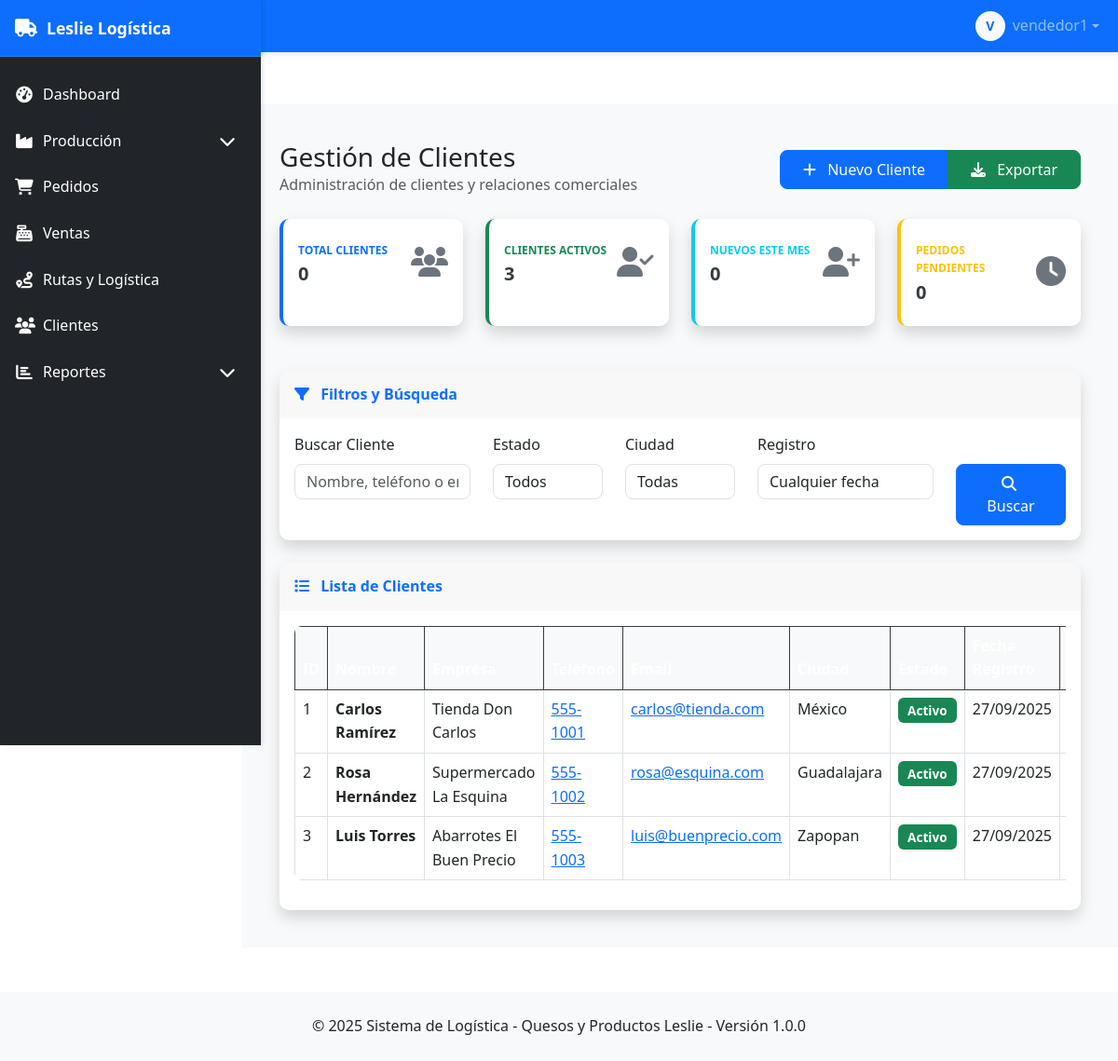
Page /clientes (signed in) on the committed database.
### tables this page shows
CREATE TABLE IF NOT EXISTS customers (
    id INT PRIMARY KEY AUTO_INCREMENT,
    code VARCHAR(20) UNIQUE NOT NULL,
    business_name VARCHAR(100) NOT NULL,
    contact_name VARCHAR(100),
    phone VARCHAR(20),
    email VARCHAR(100),
    address TEXT,
    city VARCHAR(50),
    state VARCHAR(50),
    postal_code VARCHAR(10),
    credit_limit DECIMAL(10,2) DEFAULT 0,
    credit_days INT DEFAULT 0,
    is_active BOOLEAN DEFAULT TRUE,
    created_at TIMESTAMP DEFAULT CURRENT_TIMESTAMP,
    updated_at TIMESTAMP DEFAULT CURRENT_TIMESTAMP ON UPDATE CURRENT_TIMESTAMP
);

### app/views/customers/index.php (the view, shortened to what the rows shown need)
<div class="container-fluid">
    <div class="row mb-4">
        <div class="col-12">
            <div class="d-flex justify-content-between align-items-center">
                <div>
                    <h1 class="h3 mb-0">Gestión de Clientes</h1>
                </div>
            </div>
        </div>
    </div>
    <div class="row">
        <div class="col-12">
            <div class="card shadow">
                <div class="card-body">
                    <div class="table-responsive">
                        <table class="table table-bordered table-hover" id="customersTable">
                            <thead class="table-dark">
                                <tr>
                                    <th>ID</th>
                                    <th>Nombre</th>
                                    <th>Empresa</th>
                                    <th>Teléfono</th>
                                    <th>Email</th>
                                    <th>Ciudad</th>
                                    <th>Estado</th>
                                    <th>Fecha Registro</th>
                                    <th>Acciones</th>
                                </tr>
                            </thead>
                            <tbody>
                                <?php if (!empty($customers)): ?>
                                    <?php foreach ($customers as $customer): ?>
                                        <tr>
                                            <td><?php echo $customer['id']; ?></td>
                                            <td>
                                                <strong><?php echo htmlspecialchars($customer['full_name']); ?></strong>
                                            </td>
                                            <td><?php echo htmlspecialchars($customer['company'] ?? '-'); ?></td>
                                            <td>
                                                <a href="tel:<?php echo $customer['phone']; ?>">
                                                    <?php echo htmlspecialchars($customer['phone']); ?>
                                                </a>
                                            </td>
                                            <td>
                                                <a href="mailto:<?php echo $customer['email']; ?>">
                                                    <?php echo htmlspecialchars($customer['email']); ?>
                                                </a>
                                            </td>
                                            <td><?php echo htmlspecialchars($customer['city'] ?? '-'); ?></td>
                                            <td>
                                                <span class="badge bg-<?php echo $customer['is_active'] ? 'success' : 'secondary'; ?>">
                                                    <?php echo $customer['is_active'] ? 'Activo' : 'Inactivo'; ?>
                                                </span>
                                            </td>
                                            <td><?php echo date('d/m/Y', strtotime($customer['created_at'])); ?></td>
                                            <td>
                                            </td>
                                        </tr>
                                    <?php endforeach; ?>
                                <?php endif; ?>
                            </tbody>
                        </table>
                    </div>
                </div>
            </div>
        </div>
    </div>
</div>
<?php
require_once dirname(__DIR__) . '/layouts/main.php';
?>

### rows in the picture
customers: id "1", contact_name "Carlos Ramírez", business_name "Tienda Don Carlos", phone "555-1001", email "carlos@tienda.com", city "México", is_active "Activo", created_at "27/09/2025"
customers: id "2", contact_name "Rosa Hernández", business_name "Supermercado La Esquina", phone "555-1002", email "rosa@esquina.com", city "Guadalajara", is_active "Activo", created_at "27/09/2025"
customers: id "3", contact_name "Luis Torres", business_name "Abarrotes El Buen Precio", phone "555-1003", email "luis@buenprecio.com", city "Zapopan", is_active "Activo", created_at "27/09/2025"

### other values in the picture
substr($_SESSION['username'] ?? 'U', 0, 1) "V"
$_SESSION['username'] "vendedor1"
$customer_stats['total_customers'] "0"
$customer_stats['active_customers'] "3"
$customer_stats['new_this_month'] "0"
$customer_stats['pending_orders'] "0"
APP_NAME "Sistema de Logística - Quesos y Productos Leslie"
APP_VERSION "1.0.0"
